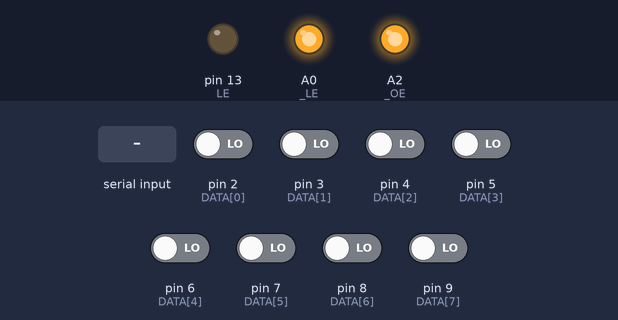
Simulated run of this sketch. Board: Arduino Uno, built with avr-gcc and run on an emulated ATmega328P. Shown: output pins drawn as LEDs (lit = HIGH). The inputs (shaded band) are chosen by the test bench; at power-on: pin 2 (DATA[0]), pin 3 (DATA[1]), pin 4 (DATA[2]), pin 5 (DATA[3]), pin 6 (DATA[4]), pin 7 (DATA[5]), pin 8 (DATA[6]), pin 9 (DATA[7]) LOW. Pins used as bus, display or sensor lines are not drawn; what the sketch prints to the serial monitor is not drawn.

Above: at 1.2 s.
1.3 s: "LEH" received over Serial
At 2.2 s:
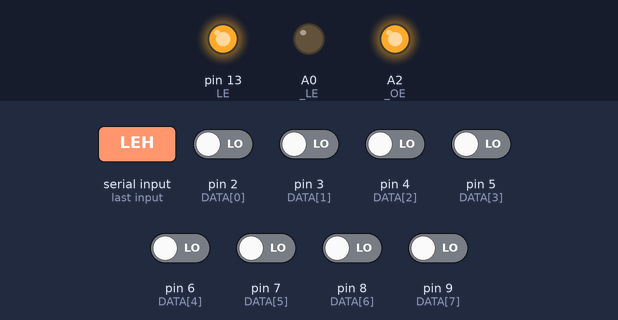
2.8 s: "WR 1\n" received over Serial
At 3.6 s:
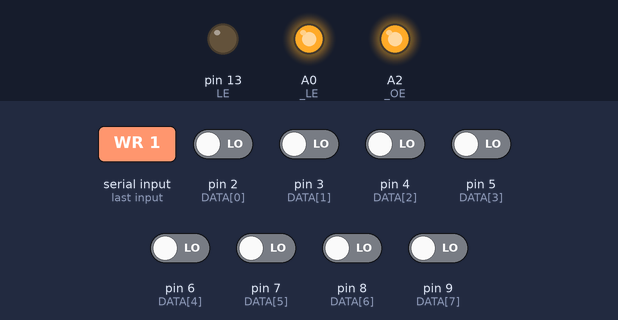
4.3 s: "RE 1\n" received over Serial
Timing chart, 0 to 7.3 s (numbered marks = the images above; inputs shaded):
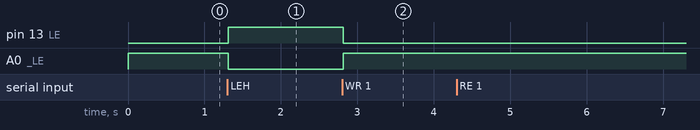

Measured:
- after the input at 1.3 s, pin 13 (LE): LOW → HIGH at once; A0 (_LE): HIGH → LOW at once
- after the input at 2.8 s, pin 13 (LE): HIGH → LOW at once; A0 (_LE): LOW → HIGH at once

The sketch:

debug_help.ino
```cpp
int DATA[8]={2,3,4,5,6,7,8,9};
int CLK = 10;
int RST = 11;
int _RST = 12;
int LE  = 13;
int _LE = A0;
int OE = A1;
int _OE = A2;

void setBusMode(int mode){
  for(auto x: DATA){
    pinMode(x,mode);
  }
}

String readSerial(){
  String cmd = "";
  while (Serial.available()) {
    delay(3);
    if (Serial.available())
    {
      char c = Serial.read();
      cmd += c;
    }
  }
  return cmd;
}
void setup(){

  pinMode(CLK,OUTPUT);
  pinMode(RST,OUTPUT);
  pinMode(_RST,OUTPUT);
  pinMode(LE,OUTPUT);
  pinMode(_LE,OUTPUT);
  pinMode(OE,OUTPUT);
  pinMode(_OE,OUTPUT);

  digitalWrite(CLK,LOW);
  digitalWrite(RST,LOW);
  digitalWrite(_RST,HIGH);
  digitalWrite(LE,LOW);
  digitalWrite(_LE,HIGH);
  digitalWrite(OE,LOW);
  digitalWrite(_OE,HIGH);
  Serial.begin(9600);
}


void loop() {
  String cmd = readSerial();


  cmd.toUpperCase();
  int first = cmd.indexOf(' ');
  int last = cmd.lastIndexOf(' ');
  if (cmd.startsWith("RE"))
  {
    Serial.print("READ 0x");
    Serial.println(outputToBus(),HEX);
  }
  if (cmd.startsWith("WR"))
  {
    int data =  strtol(cmd.substring(last).c_str(),0,16);
    loadFromBus(data);
  }
  if (cmd.startsWith("CLK"))
  {
     Serial.println("CLK SENT");
    send_clock();
  }
  if (cmd.startsWith("RST"))
  {
    reset();
  }
  if (cmd.startsWith("LEL"))
  {
    digitalWrite(LE,LOW);
  digitalWrite(_LE,HIGH);
  }
  if (cmd.startsWith("LEH"))
  {
    digitalWrite(LE,HIGH);
    digitalWrite(_LE,LOW);
  }

  if (cmd.startsWith("RUN"))
  {
 run();
  }
    if (cmd.startsWith("MAXCLK"))
  {
    max_clock();
  }

}

void send_clock()
{
    digitalWrite(CLK,HIGH);
    digitalWrite(CLK,LOW);
}

// note the object is register
void loadFromBus(int data){
  setBusMode(OUTPUT);
  digitalWrite(LE,HIGH);
  digitalWrite(_LE,LOW);
  for(int i = 0; i < 8; ++i)
  {
    digitalWrite(DATA[i],(data >> i)&1);
  }
  send_clock();
  digitalWrite(LE,LOW);
  digitalWrite(_LE,HIGH);
}

int outputToBus(){
  setBusMode(INPUT);
  digitalWrite(OE,HIGH);
  digitalWrite(_OE,LOW);
  int data = 0;
  for(int i = 0; i < 8; ++i)
  {
    data += digitalRead(DATA[i])<<i;
  }
  digitalWrite(OE,LOW);
  digitalWrite(_OE,HIGH);
  return data;
}

void reset(){
  digitalWrite(RST,HIGH);
  digitalWrite(_RST,LOW);
  digitalWrite(RST,LOW);
  digitalWrite(_RST,HIGH);
}

void run(){

  while(1){

    String cmd = readSerial();
    cmd.toUpperCase();
    if(cmd.length()!=0)
      break;
    for( int x = 0; x < 8; ++x)
  {
     loadFromBus(1 <<x);
     delay(60);
  }
  }

}


void max_clock(){

  while(1){

    String cmd = readSerial();
    cmd.toUpperCase();
    if(cmd.length()!=0)
      break;
    send_clock();

  }}
```
